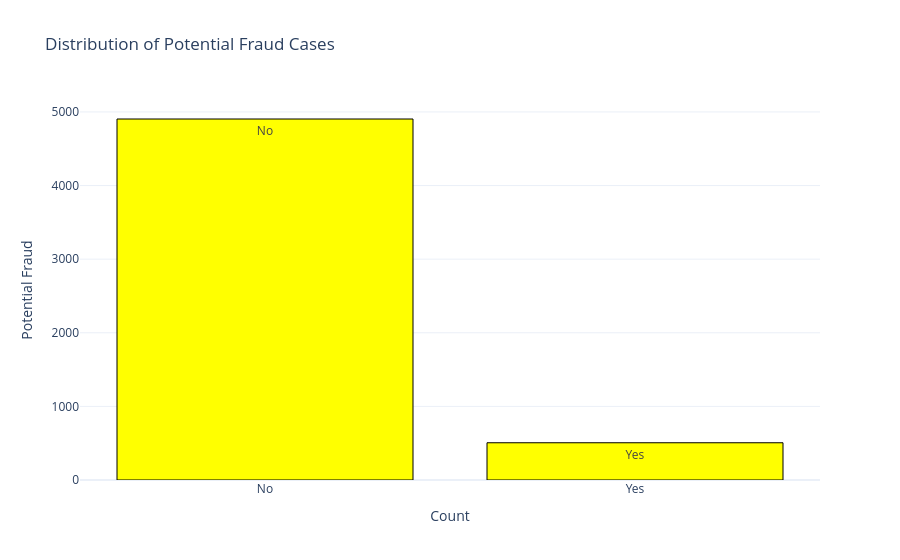

Write notebook code for a chart like this one.
### Code cell
fig = go.Figure()

fig.add_trace(
    go.Bar(
        x = class_balance["PotentialFraud"],
        y = class_balance["count"],
        marker= dict(color = "yellow", line = dict(width = 1, color = "black")),
        text = class_balance["PotentialFraud"]
    )
)
fig.update_layout(
    title = "Distribution of Potential Fraud Cases",
    xaxis_title = "Count",
    yaxis_title = "Potential Fraud",
    template = "plotly_white" 
)
fig.show()

### Figure 1 — Plotly figure (JSON) as saved in the notebook; plotly's stock layout.template omitted (floating-point values rounded to 4 significant figures)
{"data": [{"marker": {"color": "yellow", "line": {"color": "black", "width": 1}}, "text": ["No", "Yes"], "type": "bar", "x": ["No", "Yes"], "y": [4904, 506]}], "layout": {"title": {"text": "Distribution of Potential Fraud Cases"}, "xaxis": {"title": {"text": "Count"}}, "yaxis": {"title": {"text": "Potential Fraud"}}}}
